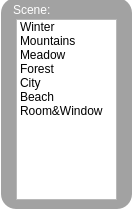
<?xml version="1.0" encoding="UTF-8"?>
<ui version="4.0">
 <class>Scene</class>
 <widget class="QWidget" name="Scene">
  <property name="geometry">
   <rect>
    <x>0</x>
    <y>0</y>
    <width>132</width>
    <height>209</height>
   </rect>
  </property>
  <property name="acceptDrops">
   <bool>true</bool>
  </property>
  <property name="windowTitle">
   <string>Form</string>
  </property>
  <property name="styleSheet">
   <string notr="true">QWidget#Scene{ background-color: transparent;}
QFrame#frame{ background-color: rgba(136, 136, 136, 200); border-radius: 15px; }</string>
  </property>
  <widget class="QFrame" name="frame">
   <property name="geometry">
    <rect>
     <x>1</x>
     <y>-2</y>
     <width>131</width>
     <height>211</height>
    </rect>
   </property>
   <property name="frameShape">
    <enum>QFrame::StyledPanel</enum>
   </property>
   <property name="frameShadow">
    <enum>QFrame::Raised</enum>
   </property>
   <widget class="QLabel" name="label">
    <property name="geometry">
     <rect>
      <x>12</x>
      <y>2</y>
      <width>54</width>
      <height>20</height>
     </rect>
    </property>
    <property name="text">
     <string>&lt;html&gt;&lt;head/&gt;&lt;body&gt;&lt;p&gt;&lt;span style=&quot; color:#ffffff;&quot;&gt;Scene:&lt;/span&gt;&lt;/p&gt;&lt;/body&gt;&lt;/html&gt;</string>
    </property>
   </widget>
   <widget class="QListWidget" name="SceneListWidget">
    <property name="geometry">
     <rect>
      <x>15</x>
      <y>21</y>
      <width>101</width>
      <height>181</height>
     </rect>
    </property>
    <property name="mouseTracking">
     <bool>true</bool>
    </property>
    <item>
     <property name="text">
      <string>Winter</string>
     </property>
    </item>
    <item>
     <property name="text">
      <string>Mountains</string>
     </property>
    </item>
    <item>
     <property name="text">
      <string>Meadow</string>
     </property>
    </item>
    <item>
     <property name="text">
      <string>Forest</string>
     </property>
    </item>
    <item>
     <property name="text">
      <string>City</string>
     </property>
    </item>
    <item>
     <property name="text">
      <string>Beach</string>
     </property>
    </item>
    <item>
     <property name="text">
      <string>Room&amp;Window</string>
     </property>
    </item>
   </widget>
  </widget>
 </widget>
 <resources/>
 <connections/>
</ui>
